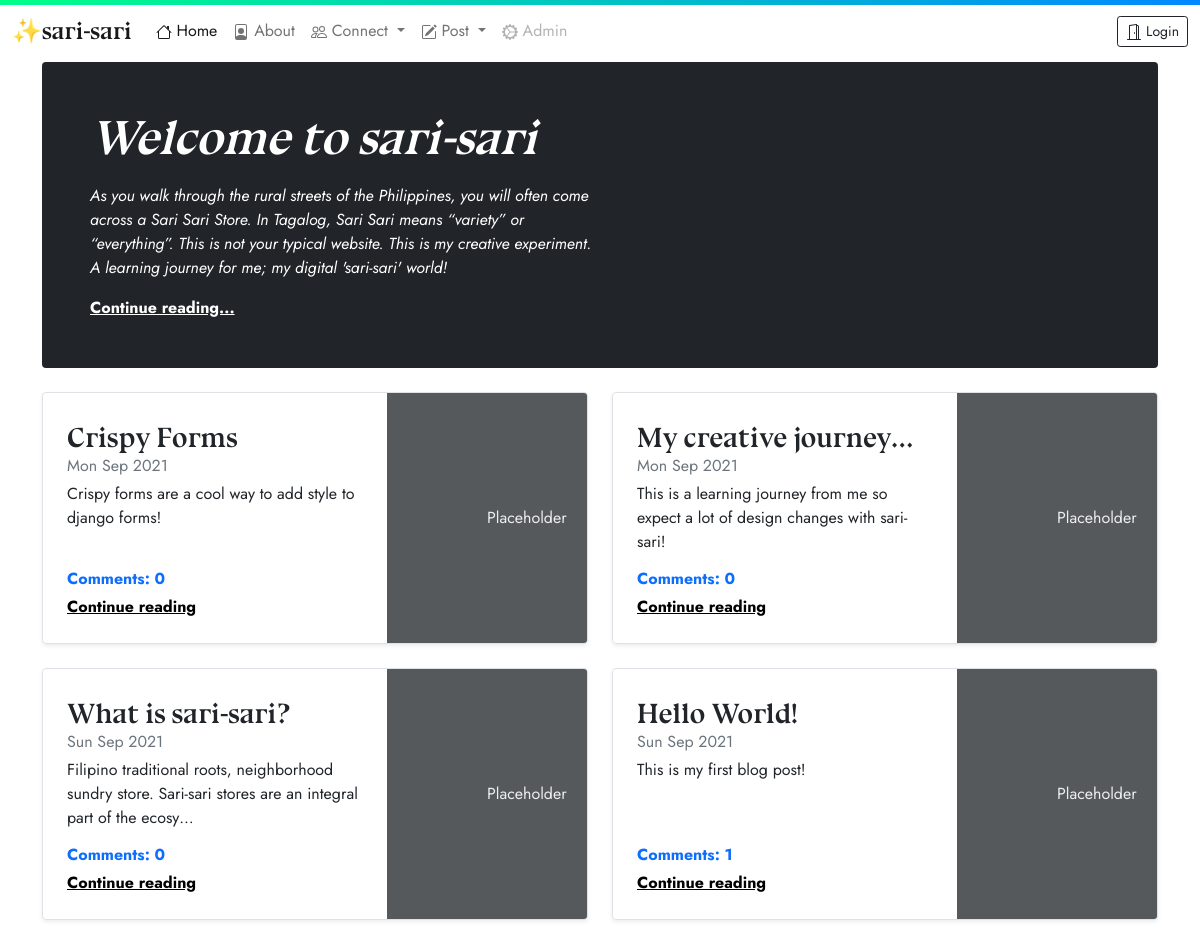
The app's page /, older data.
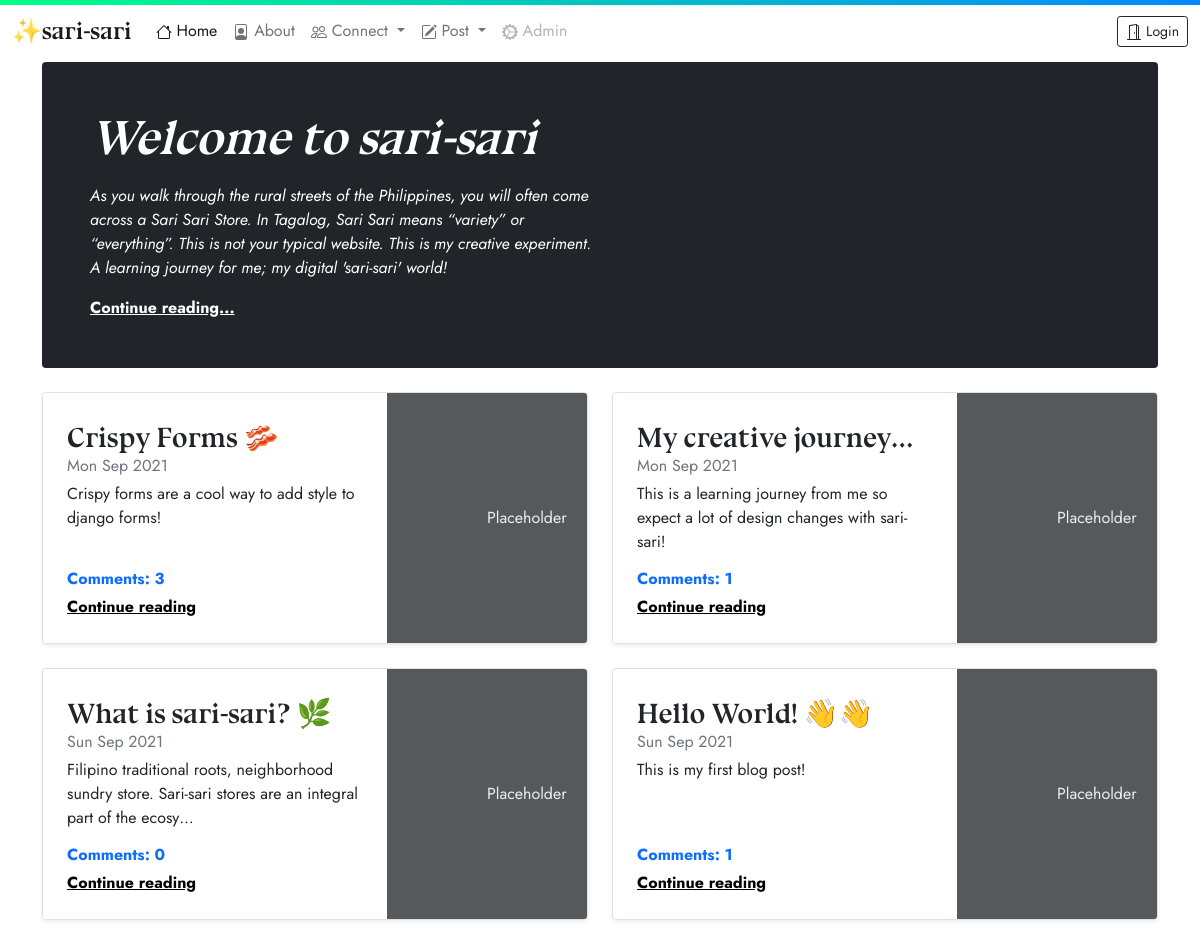
The same page, newer data.
### blog/models.py (models this page shows, shortened)
class Post(models.Model):
    author = models.ForeignKey('auth.User',on_delete=models.CASCADE) # authorised user
    title = models.CharField(max_length=200)
    text = models.TextField()
    created_date = models.DateTimeField(default=timezone.now)
    published_date = models.DateTimeField(blank=True,null=True)
    tag = models.ManyToManyField(Tag, help_text='Select a tag for your post')
    def approve_comments(self):
        return self.comments.filter(approved_comment=True)

### blog/views.py (the view)
# urls.py: re_path(r'^$',views.PostListView.as_view(),name='post_list'),
class PostListView(ListView):
    model = Post
    def get_queryset(self):
        return Post.objects.filter(published_date__lte=timezone.now()).order_by('-published_date')

### blog/templates/blog/post_list.html (shortened to what this page needs)
{% extends 'blog/base.html' %}
{% block content %}
<div class="p-4 p-md-5 mb-4 text-white rounded bg-dark">
  <div class="col-md-6 px-0">
    <h1 class="brand display-5 fst-italic">Welcome to sari-sari</h1>
    <p class="my-3"><em>As you walk through the rural streets of the Philippines, you will often come across a Sari Sari Store. In Tagalog, Sari Sari means “variety” or “everything”. This is not your typical website. This is my creative experiment. A learning journey for me; my digital 'sari-sari' world!</em></p>
    <p class="mb-0"><a href="#" class="text-white fw-bold">Continue reading...</a></p>
  </div>
</div>
<div class="row mb-2">
  {% for post in post_list %}
  <div class="col-md-6">
    <div class="row g-0 border rounded overflow-hidden flex-md-row mb-4 shadow-sm h-md-250 position-relative cards">
      <div class="col p-4 d-flex flex-column position-static">
        <h3 class="mb-0 brand">{{ post.title|truncatechars:20 }}</h3>
        <div class="mb-1 text-muted">{{ post.published_date|date:"D M Y" }}</div>
        <p class="card-text mb-auto">{{ post.text|truncatechars:125|striptags }}</p>
        <strong class="d-inline-block mb-1 text-primary fs-6">Comments: {{ post.approve_comments.count }}</strong>
        <a href="{% url 'post_detail' pk=post.pk %}" class="stretched-link text-black fw-bold">Continue reading</a>
      </div>
      <div class="col-auto d-none d-lg-block">
        <svg class="bd-placeholder-img" width="200" height="250" xmlns="http://www.w3.org/2000/svg" role="img" aria-label="Placeholder: Thumbnail" preserveAspectRatio="xMidYMid slice" focusable="false"><title>Placeholder</title><rect width="100%" height="100%" fill="#55595c"/><text x="50%" y="50%" fill="#eceeef" dy=".3em">Placeholder</text></svg>
      </div>
    </div>
  </div>
  {% endfor %}
</div>
{% endblock %}

Row changes from the older to the newer data that the page shows:
changed Post "Crispy forms are a cool way to add style to django forms!": title "Crispy Forms" → "Crispy Forms 🥓"; approve_comments.count "0" → "3"
computed for Post "My creative journey…": approve_comments.count "0" → "1"
changed Post: title "What is sari-sari?" → "What is sari-sari? 🌿"
changed Post "This is my first blog post!": title "Hello World!" → "Hello World! 👋👋"
